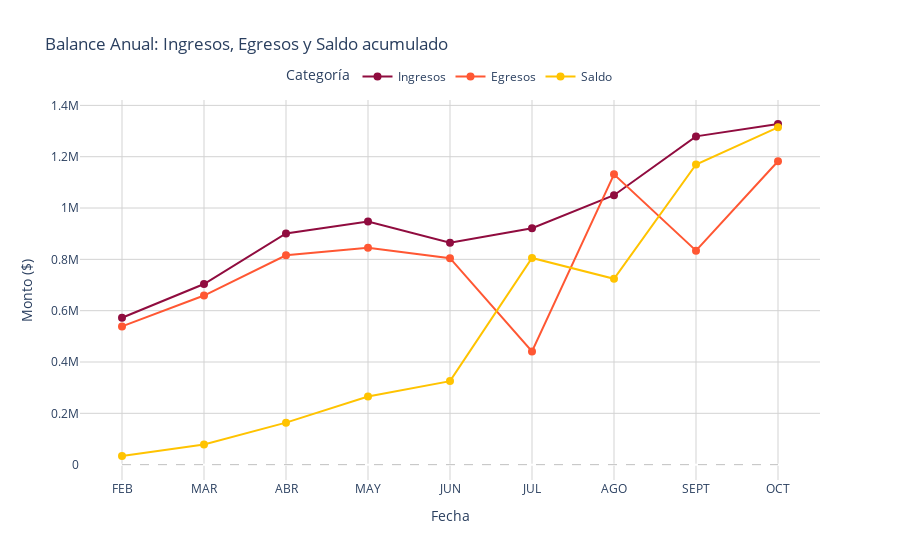

Notebook code cell kept with this figure:
### Code cell
# Crear la figura con las tres series de tiempo en el mismo gráfico
fig = go.Figure()

# Ingresos
fig.add_trace(go.Scatter(
    x=ingresos_egresos_v['FECHA'], 
    y=ingresos_egresos_v['INGRESOS'], 
    mode='lines+markers',
    line=dict(color='#900C3F', width=2), 
    marker=dict(size=8, color='#900C3F', symbol='circle'),
    name='Ingresos'
))

# Egresos
fig.add_trace(go.Scatter(
    x=ingresos_egresos_v['FECHA'], 
    y=ingresos_egresos_v['EGRESOS'], 
    mode='lines+markers',
    line=dict(color='#FF5733', width=2), 
    marker=dict(size=8, color='#FF5733', symbol='circle'),
    name='Egresos'
))

# Egresos
fig.add_trace(go.Scatter(
    x=ingresos_egresos_v['FECHA'], 
    y=ingresos_egresos_v['Acumulado'], 
    mode='lines+markers',
    line=dict(color='#FFC300', width=2), 
    marker=dict(size=8, color='#FFC300', symbol='circle'),
    name='Saldo'
))

# Línea punteada en Y = 0 (ahora usando el rango extendido del eje X)
fig.add_shape(
    type="line",
    x0="FEB", x1="OCT",  # Ajustar manualmente para que cubra todo el rango
    y0=0, y1=0,
    line=dict(color="grey", width=0.5, dash="dash"),
)

# Configuración del diseño
fig.update_layout(
    title='Balance Anual: Ingresos, Egresos y Saldo acumulado',
    xaxis_title='Fecha',
    yaxis_title='Monto ($)',
    plot_bgcolor='white',
    hovermode='x unified',
    legend=dict(title='Categoría', orientation='h', x=0.5, xanchor='center', y=1.1)
)

# Configurar los ejes
fig.update_xaxes(showgrid=True, gridcolor='lightgrey', tickformat='%b %Y')
fig.update_yaxes(showgrid=True, gridcolor='lightgrey')

# Mostrar el gráfico
fig.show()
pio.write_html(fig, 'Balance Anual_v.html', auto_open=True)

### Figure 1 — Plotly figure (JSON) as saved in the notebook; plotly's stock layout.template omitted (floating-point values rounded to 4 significant figures)
{"data": [{"line": {"color": "#900C3F", "width": 2}, "marker": {"color": "#900C3F", "size": 8, "symbol": "circle"}, "mode": "lines+markers", "name": "Ingresos", "type": "scatter", "x": ["FEB", "MAR", "ABR", "MAY", "JUN", "JUL", "AGO", "SEPT", "OCT"], "y": [572400, 704000, 900900, 947300, 864650, 921200, 1049950, 1279200, 1327450]}, {"line": {"color": "#FF5733", "width": 2}, "marker": {"color": "#FF5733", "size": 8, "symbol": "circle"}, "mode": "lines+markers", "name": "Egresos", "type": "scatter", "x": ["FEB", "MAR", "ABR", "MAY", "JUN", "JUL", "AGO", "SEPT", "OCT"], "y": [538700, 658900, 816070, 845340, 804700, 441097, 1131217, 833882, 1182500]}, {"line": {"color": "#FFC300", "width": 2}, "marker": {"color": "#FFC300", "size": 8, "symbol": "circle"}, "mode": "lines+markers", "name": "Saldo", "type": "scatter", "x": ["FEB", "MAR", "ABR", "MAY", "JUN", "JUL", "AGO", "SEPT", "OCT"], "y": [33700, 78800, 163630, 265590, 325540, 805643, 724376, 1169694, 1314644]}], "layout": {"hovermode": "x unified", "legend": {"orientation": "h", "title": {"text": "Categoría"}, "x": 0.5, "xanchor": "center", "y": 1.1}, "plot_bgcolor": "white", "shapes": [{"line": {"color": "grey", "dash": "dash", "width": 0.5}, "type": "line", "x0": "FEB", "x1": "OCT", "y0": 0, "y1": 0}], "title": {"text": "Balance Anual: Ingresos, Egresos y Saldo acumulado"}, "xaxis": {"gridcolor": "lightgrey", "showgrid": true, "tickformat": "%b %Y", "title": {"text": "Fecha"}}, "yaxis": {"gridcolor": "lightgrey", "showgrid": true, "title": {"text": "Monto ($)"}}}}
